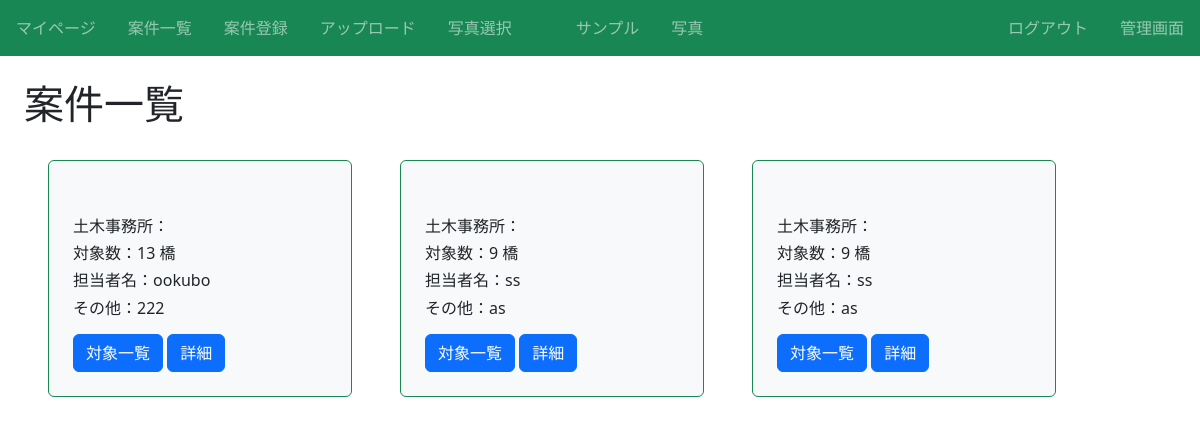
Before: /article/ (signed in) with the older database file.
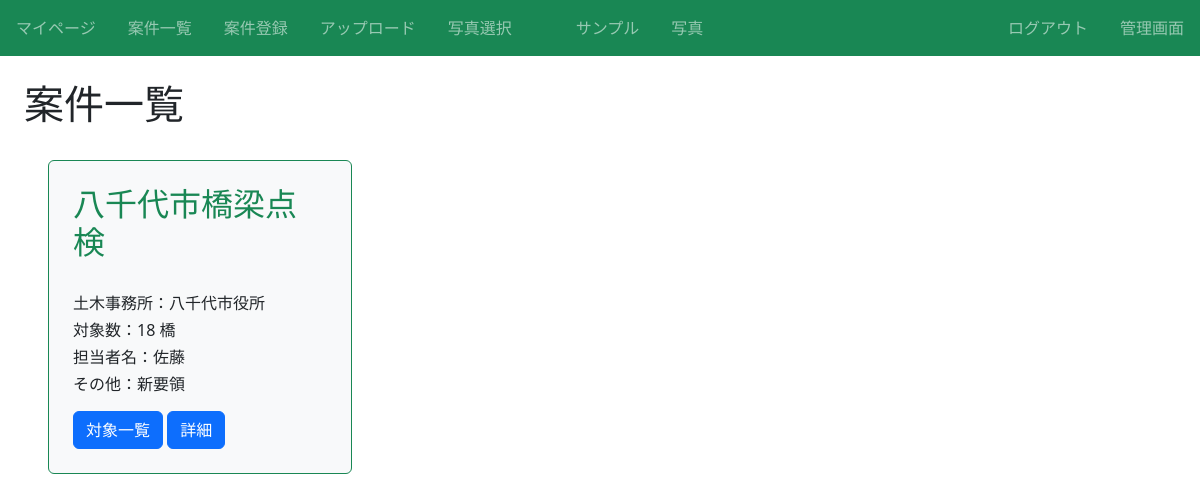
After: the same page with the newer database file.
### infra/models.py (models this page shows, shortened)
class Article(models.Model):
  案件名 = models.CharField(max_length=100)# 顧客名
  土木事務所 = models.CharField(max_length=100)# 土木事務所 article_name
  対象数 = models.IntegerField()# 対象数 number
  担当者名 = models.CharField(max_length=100)# 担当者名 namager
  その他 = models.CharField(max_length=100)# その他 other
  カテゴリー = models.CharField(max_length=100, choices = CATEGORY)# カテゴリー

### infra/views.py (the view)
# urls.py: path('article/', views.ListArticleView.as_view(), name='list-article'),
class ListArticleView(LoginRequiredMixin, ListView):
  template_name = 'infra/article_list.html'
  model = Article

### infra/templates/infra/article_list.html (shortened to what this page needs)
{% extends "base.html" %}
{% block h1 %}案件一覧{% endblock %}
{% block content %}
<div class="d-flex flex-wrap">
  {% for item in object_list %}
    <div class="p-4 m-4 bg-light border border-success rounded" style="width: 19rem;">
      <h2 class="text-success">{{ item.案件名 }}</h2><br>
      <h6 class="card-text">土木事務所：{{ item.土木事務所 }}</h6>
      <h6 class="card-text">対象数：{{ item.対象数 }} 橋</h6>
      <h6 class="card-text">担当者名：{{ item.担当者名 }}</h6>
      <h6 class="card-text">その他：{{ item.その他 }}</h6>
      <div class="mt-3">
        <a href="{% url 'list-infra' pk=item.pk %}" class="btn btn-primary">対象一覧</a>
        <a href="{% url 'detail-article' item.pk %}" class="btn btn-primary">詳細</a>
      </div>
    </div>
  {% endfor %}
{% endblock content %}

### templates/base.html (shortened to what this page needs)
{% load static %}
<!doctype html>
<html lang="ja">
  <head>
    <link href="https://cdn.jsdelivr.net/npm/bootstrap@5.3.0/dist/css/bootstrap.min.css" rel="stylesheet">
    <link rel="stylesheet" type="text/css" href="{% static 'infra/css/style.css' %}">
  </head>
  <body>
    <nav class="navbar navbar-dark bg-success sticky-top">
      <div class="navbar-nav d-flex flex-row">
        {% if user.is_authenticated %}
        <a class="nav-link mx-3" href="{% url 'accounts:my_page' user.pk %}">マイページ</a>
        {% endif %}
        <a class="nav-link mx-3" href="{% url 'list-article' %}">案件一覧</a>
        <a class="nav-link mx-3" href="{% url 'create-article' %}">案件登録</a>
        <a class="nav-link mx-3" href="{% url 'file_upload' %}">アップロード</a>
        <a class="nav-link mx-3" href="{% url 'image_list' %}">写真選択</a>
        <a class="nav-link mx-3" href="{% url 'table' %}">サンプル</a>
        <a class="nav-link mx-3" href="{% url 'photo' %}">写真</a>
      </div>
      <div class="navbar-nav d-flex flex-row">
      {% if request.user.is_authenticated %}
        <a class="nav-link mx-3" href="{% url 'accounts:logout' %}">ログアウト</a>
        {% if user.is_superuser %}
        <a class="nav-link mx-3" href="/admin/">管理画面</a>
        {% endif %}
      {% else %}
          <a class="nav-link mx-3" href="{% url 'accounts:login' %}">ログイン</a>
          <a class="nav-link mx-3" href="{% url 'accounts:signup' %}">会員登録</a>
        {% endif %}
      </div>
    </nav>
    <div class='p-4'>
    <h1>{% block h1 %}{% endblock %}</h1>
    {% block content %}{% endblock content %}
    </div>
  </body>
</html>

### infra/static/infra/css/style.css (style rules this page uses)
a { text-decoration: none; }

Changed rows visible on the page:
removed Article: 対象数 "13", 担当者名 "ookubo", その他 "222"
removed Article: 対象数 "9", 担当者名 "ss", その他 "as"
removed Article: 対象数 "9", 担当者名 "ss", その他 "as"
added Article: 案件名 "八千代市橋梁点検", 土木事務所 "八千代市役所", 対象数 "18", 担当者名 "佐藤", その他 "新要領"
